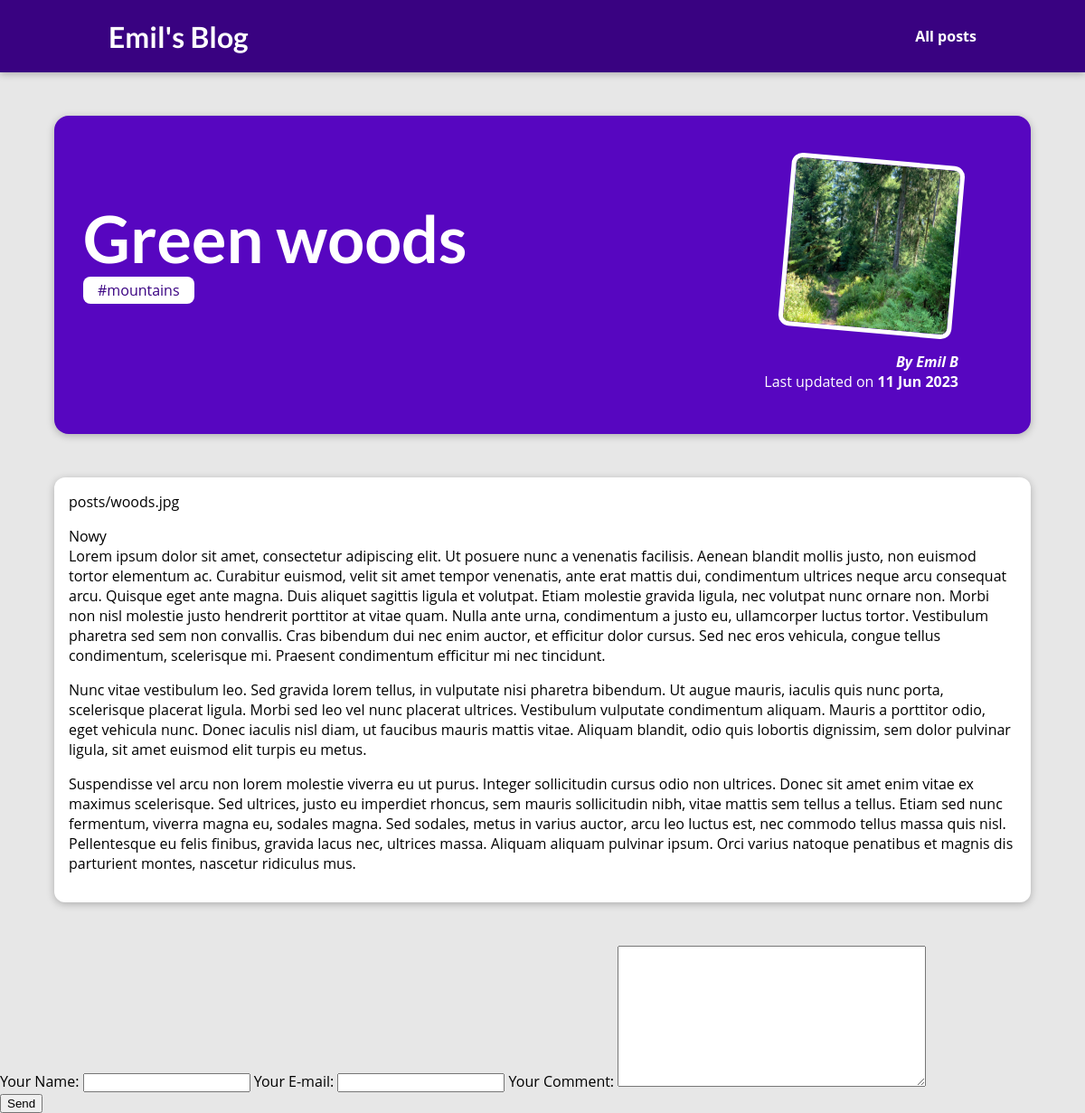
Page /posts/green-woods on the committed database.
### blog/models.py (models this page shows, shortened)
class Post(models.Model):
    title = models.CharField(max_length=254)
    excerpt = models.CharField(max_length=254)
    image = models.ImageField(upload_to="posts", blank=True, null=True, default="images/bach_emil.png",)
    date = models.DateField(auto_now=True)
    slug = models.SlugField(default="", blank=True, null=False, db_index=True, unique=True)
    content = models.TextField()
    tags = models.ManyToManyField(Tag)
    author = models.ForeignKey(Author, on_delete=models.SET_NULL, null=True, related_name="posts")

class Tag(models.Model):
    caption = models.CharField(max_length=80)

class Author(models.Model):
    first_name = models.CharField(max_length=80)
    last_name = models.CharField(max_length=80)
    email = models.EmailField(max_length=254)
    def __str__(self):
        return f"{self.first_name} {self.last_name}"

### blog/views.py (the view)
# urls.py: path("posts/<slug:slug>", views.PostDetailView.as_view(), name="post-detail-page")
class PostDetailView(DetailView):
    template_name = "blog/post-detail.html"
    model = Post
    context_object_name = "post_details"
    def get_context_data(self, **kwargs):
        context = super().get_context_data(**kwargs)
        context["post_tags"] = self.object.tags.all()
        context["comment_form"] = CommentForm()
        return context

### blog/forms.py
class CommentForm(forms.ModelForm):
    class Meta:
        model = Comment
        exclude = ["post"]
        labels = {
            "user_name": "Your Name",
            "email": "Your E-mail",
            "text": "Your Comment"
        }

### blog/templates/blog/post-detail.html (shortened to what this page needs)
{% extends 'base.html' %}
{% load static %}
{% block css_files %}
    <link rel="stylesheet" href="{% static "blog/post-detail.css" %}"/>
{% endblock %}
{% block content %}
    <section id="summary">
        <h2>{{ post_details.title }}</h2>
        <div>
            {% for tag in post_tags %}
                <span class="tag">{{ tag.caption }}</span>
            {% endfor %}
        </div>
        <article>
            <img src="{{ post_details.image.url }}" alt="{{ post_details.title }}" />
            <address>By <a href="mailto:{{ post_details.author.email }}">{{ post_details.author }}</a></address>
            <div>
                Last updated on <time>{{ post_details.date|date:"d M Y" }}</time>
            </div>
        </article>
    </section>
    <main>
        {{ post_details.image.name|cut:"images/" }}
        {{  post_details.content|linebreaks }}
    </main>
    <form method="POST" action="/">
            <div class="form-control {% if field.errors %}errors{% endif %}">
                {{ comment_form }}
            </div>
        <button type="submit">Send</button>
    </form>
{% endblock %}

### static/app.css (style rules this page uses)
* { box-sizing: border-box; }
html { font-family: 'Open Sans', 'Lato', sans-serif; }
body { margin: 0; }
h1, h2, h3 { font-family: 'Lato', sans-serif; font-weight: bold; }

### blog/static/blog/post-detail.css (style rules this page uses)
body { background-color: #e7e7e7; }
#summary { margin: 8rem auto 3rem auto; padding: 2rem; width: 90%; max-width: 90rem; border-radius: 16px; background-color: #5706c0; position: relative; box-shadow: 0 2px 8px rgba(0, 0, 0, 0.25); height: 22rem; }
#summary h2 { color: white; font-size: 4.5rem; margin-bottom: 0.25rem; }
#summary article { position: absolute; top: 2rem; right: 3rem; padding: 1rem 2rem; border-radius: 12px; text-align: right; color: white; }
#summary article img { width: 12rem; height: 12rem; border-radius: 12px; transform: rotateZ(5deg); border: 5px solid white; margin-bottom: 1rem; }
#summary address { font-weight: bold; }
#summary a { color: white; text-decoration: none; }
#summary time { font-weight: bold; }
main { width: 90%; max-width: 90rem; margin: 3rem auto; background-color: white; padding: 1rem; border-radius: 12px; box-shadow: 0 2px 8px rgba(0, 0, 0, 0.25); }
.tag { background-color: white; color: #390281; padding: 0.25rem 1rem; border-radius: 8px; }

### rows in the picture
Post: title "Green woods", image (picture), author "Emil B", date "11 Jun 2023", image.name "posts/woods.jpg", content "Nowy Lorem ipsum dolor sit amet, consectetur adipiscing elit. Ut posuere nunc a venenatis facilisis. Aenean blandit mollis justo, non euismod tortor elementum ac. Curabitur euismod, velit sit amet tempor venenatis, ante erat mattis dui, condimentum ultrices neque arcu consequat arcu. Quisque eget ante magna. Duis aliquet sagittis ligula et volutpat. Etiam molestie gravida ligula, nec volutpat nunc ornare non. Morbi non nisl molestie justo hendrerit porttitor at vitae quam. Nulla ante urna, condimentum a justo eu, ullamcorper luctus tortor. Vestibulum pharetra sed sem non convallis. Cras bibendum dui nec enim auctor, et efficitur dolor cursus. Sed nec eros vehicula, congue tellus…"
Tag: caption "#mountains"
